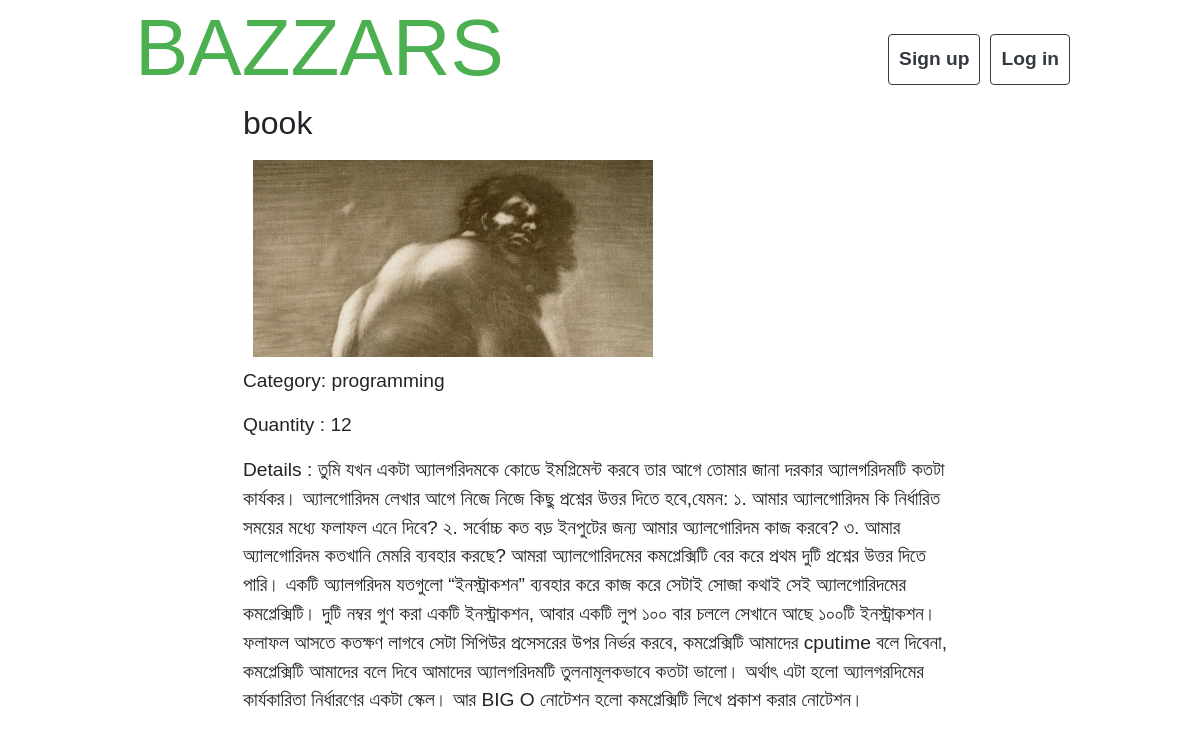
The page /products/8/ on the database as committed earlier.
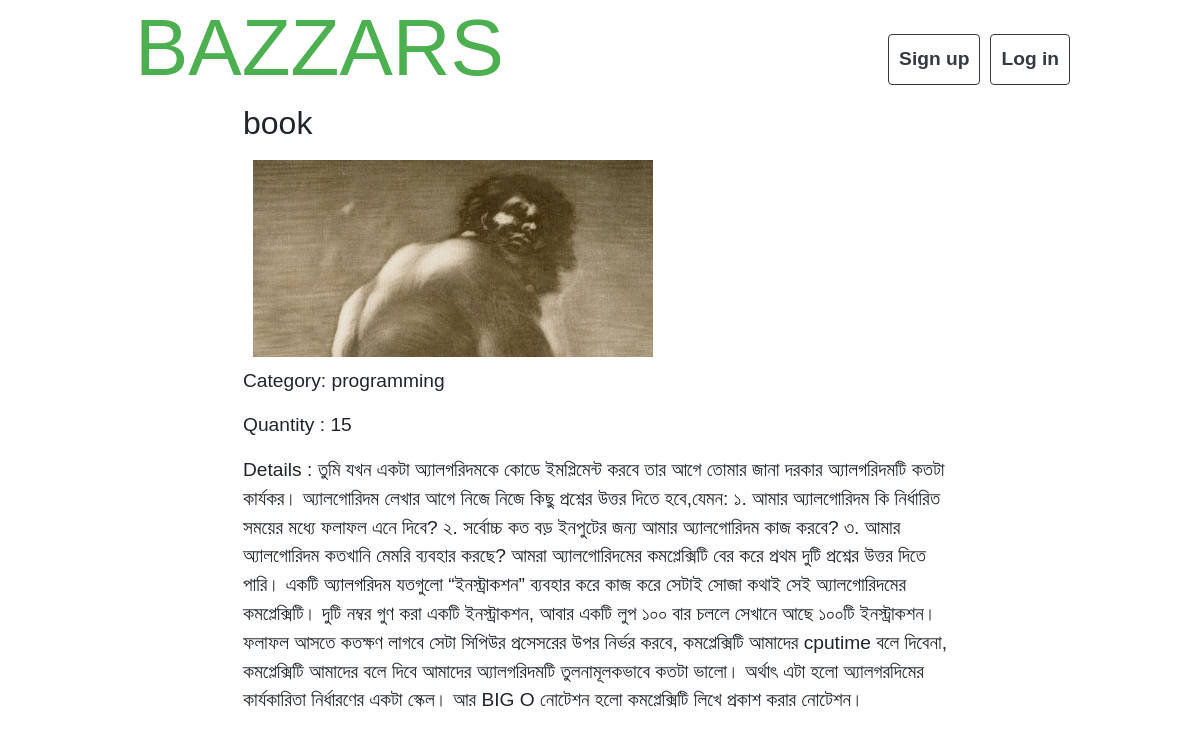
The same page on the database as committed later.
### products/models.py (models this page shows, shortened)
class Product(models.Model):
    id = models.AutoField(primary_key=True)
    title = models.CharField(max_length=200)
    detail = models.TextField()
    category = models.CharField(max_length=100)
    quantity = models.PositiveIntegerField()
    photo = models.ImageField(blank=True)

### products/views.py (the view)
# urls.py: path('<product_id>/', views.detail, name = 'detail'),
def detail(request, product_id):
    product_dtl = Product.objects.get(pk=product_id)
    return render(request, 'products/product_detail.html', {'product_dtl': product_dtl})

### products/templates/products/product_detail.html (shortened to what this page needs)
{% extends "base_layout.html" %}
    {% block content %}
    <div class="container">
        <div class="productDtl">
            <h2> {{ product_dtl.title }} </h2>
            <img src=" {{product_dtl.photo.url}} " class="dtl-photo" alt="product photo">
            <p> Category: {{ product_dtl.category }} </p>
            <p> Quantity : {{ product_dtl.quantity }} </p>
            <p> Details : {{ product_dtl.detail }} </p>
        </div>
    </div>
    {% endblock %}

### templates/base_layout.html (shortened to what this page needs)
{% load static%}
<!DOCTYPE html>
<html lang="en">
  <head>
    <link
      rel="stylesheet"
      href="https://stackpath.bootstrapcdn.com/bootstrap/4.3.1/css/bootstrap.min.css"
    />
    <link rel="stylesheet" href="{% static "styles.css" %}">
  </head>
  <body>
      <div class="container">
      <a href="{% url 'index' %}" style="text-decoration:none"><h1 class="logo">BAZZARS</h1></a>
          {% if user.is_authenticated %}
            <a href="{% url 'accounts:logout' %}" id="signup_btn" class="btn btn-outline-dark "
              >Log out</a
            >
          {% else %}
            <div class="but">
            <a href="{% url 'accounts:login' %}" id="signup_btn" class="btn btn-outline-dark "
              >Log in</a
            >
            <a href="{% url 'accounts:signup' %}" id="signup_btn" class="btn btn-outline-dark "
              >Sign up</a
            >
          </div>
          {% endif %}
      <div class="block">
        {% block content %} {% endblock content %}
      </div>
    </div>
  </body>
</html>

### assets/styles.css (style rules this page uses)
* { font-family: Arial, Helvetica, sans-serif; }
p { font-size: 1.2em; }
.logo { font-family: 'Franklin Gothic Medium', 'Arial Narrow', Arial, sans-serif; color: #4CAF50; font-size: 500%; align-self: center; text-decoration: none; width: 40%; }
.container { width: 80%; }
.dtl-photo { width: 100%; max-width: 400px; height: auto; margin: 10px; }
.productDtl { margin: auto; }
#signup_btn { padding: 10px; display: inline-block; font-weight: bold; font-size: larger; float: right; position: relative; left: 10px; top: -75px; margin: 5px; }

Rows that differ between the two databases and show on the page:
changed Product "book": quantity "12" → "15"
